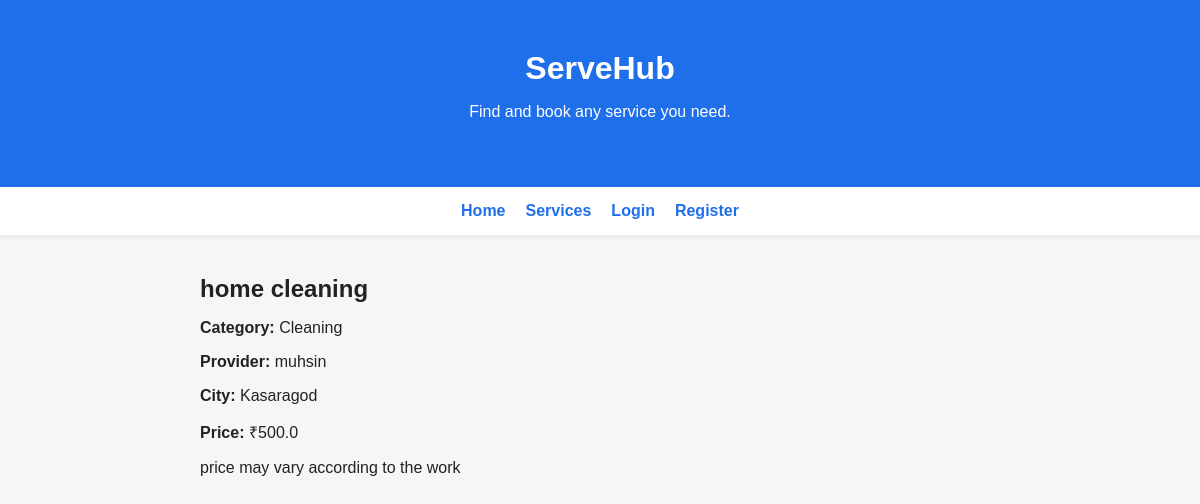
Screenshot of /services/1 with the database file from the repository.
### app/models.py (models this page shows, shortened)
class Service(db.Model):
    id = db.Column(db.Integer, primary_key=True)
    provider_id = db.Column(db.Integer, db.ForeignKey("user.id"), nullable=False)
    category_id = db.Column(db.Integer, db.ForeignKey("category.id"), nullable=False)
    title = db.Column(db.String(200), nullable=False)
    description = db.Column(db.Text, nullable=False)
    city = db.Column(db.String(100))
    price_type = db.Column(db.String(20), default="fixed")
    price = db.Column(db.Float)
    status = db.Column(db.String(20), default="pending")
    created_at = db.Column(db.DateTime, default=db.func.now())
    provider = db.relationship("User", backref="services")

class Category(db.Model):
    id = db.Column(db.Integer, primary_key=True)
    name = db.Column(db.String(100), nullable=False)
    slug = db.Column(db.String(100), unique=True, nullable=False)
    services = db.relationship("Service", backref="category", lazy=True)

class User(UserMixin, db.Model):
    id = db.Column(db.Integer, primary_key=True)
    name = db.Column(db.String(120), nullable=False)
    email = db.Column(db.String(120), unique=True, nullable=False)
    password_hash = db.Column(db.String(255), nullable=False)
    role = db.Column(db.String(20), default="customer")
    is_verified = db.Column(db.Boolean, default=False)

### app/routes/services.py (the view)
@services.route("/services/<int:service_id>")
def detail(service_id):
    service = Service.query.get_or_404(service_id)
    if service.status != "approved":
        flash("This service is not available.")
        return redirect(url_for("services.browse"))
    return render_template("service_detail.html", service=service)

### app/templates/service_detail.html
{% extends "base.html" %}
{% block content %}
<article class="service-detail">
  <h1>{{ service.title }}</h1>
  <p><strong>Category:</strong> {{ service.category.name }}</p>
  <p><strong>Provider:</strong> {{ service.provider.name }}</p>
  <p><strong>City:</strong> {{ service.city }}</p>
  <p><strong>Price:</strong>
    {% if service.price %}
      ₹{{ service.price }}
    {% else %}
      Request quote
    {% endif %}
  </p>
  <p>{{ service.description }}</p>
</article>
{% endblock %}

### app/static/css/style.css (style rules this page uses)
body { margin: 0; font-family: Arial, sans-serif; background: #f4f6f8; color: #222; }
h1 { margin: 0; }

### rows the page displays
Service: title "home cleaning", city "Kasaragod", price "500.0", description "price may vary according to the work"
Category: category.name "Cleaning"
User: provider.name "muhsin"
